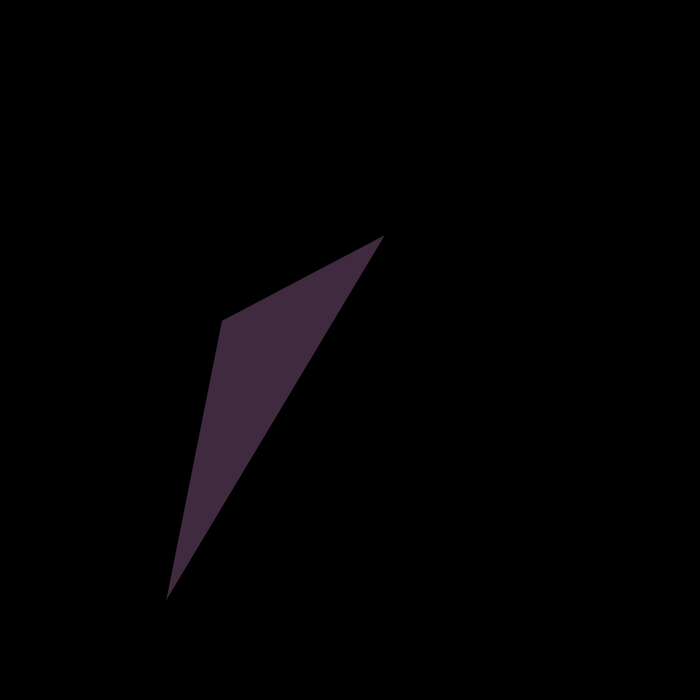
Frame 1 (no input)
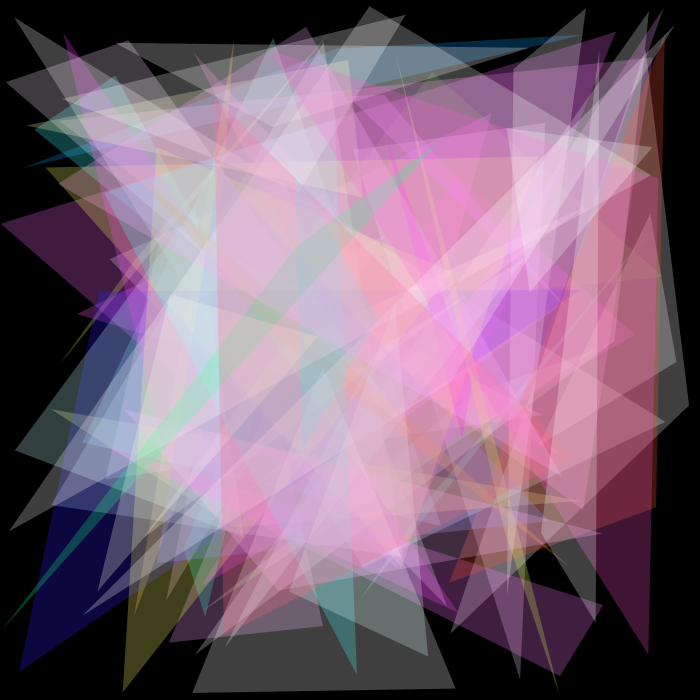
Frame 60 (the mouse pressed at the canvas centre just before this capture)
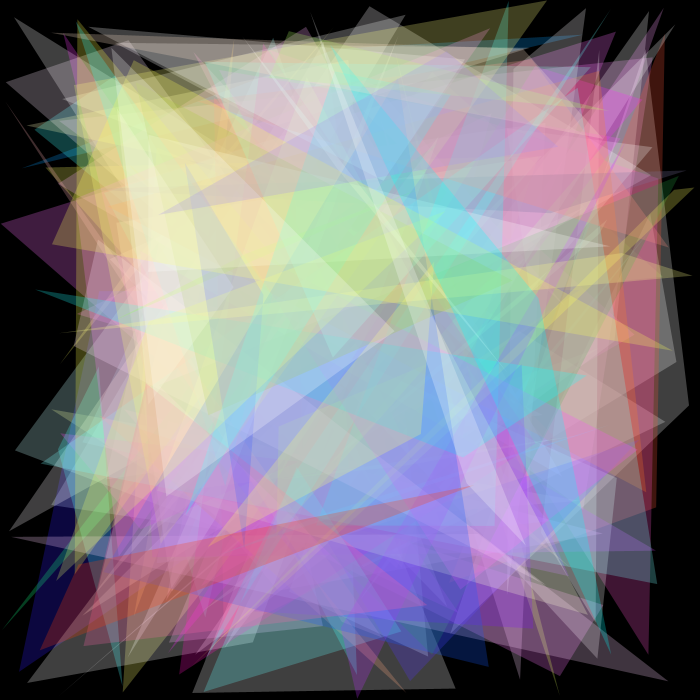
Frame 120 (the mouse held since frame 60 and released just before this capture)

The Processing sketch that drew these frames (run headless with seeded random() and noise(); from frame 60 on, the mouse is pressed at the canvas centre):

// Processing sketch: random_triangle
// ── random_triangle.pde
void setup() {
  size(700, 700);
  background(0);
  frameRate(10);
  colorMode(RGB,100);
}

void draw() {
  noStroke();
  fill(random(255), random(255), random(255),25);
triangle(random(height), random(width), random(height), random(width), random(height), random(width));
}
